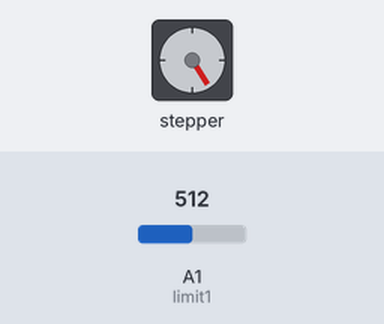
The sketch below on a simulated Arduino Uno, built with avr-gcc and run on an emulated ATmega328P. On the bench: stepper motor. Wiring (inferred from the names in the program): stepper motor driver (200 steps per turn assumed): step pin 3; direction pin 4; enable pin 5. Inputs (shaded band) come from the test bench; at power-on: A1 (limit1) = 512. What the sketch prints to the serial monitor is not drawn.

Above: at 0.45 s.
At 1.25 s:
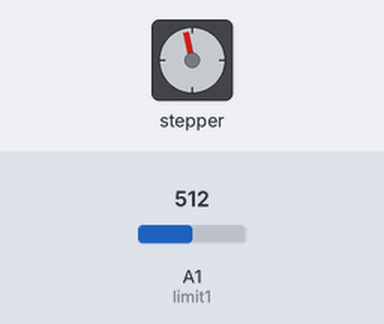
1.3 s: A1 (limit1) set to 524
Timing chart, 0 to 4.3 s (numbered marks = the images above; inputs shaded):
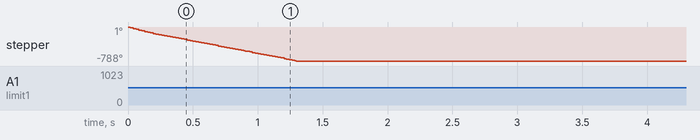

Measured:
- after the input at 1.3 s, stepper: stops changing and stays -788°
- by itself, stepper: keeps turning counter-clockwise at about 607°/s

The sketch:

motor_driver_test.ino
```cpp
int stepPin = 3;          //Define travel stepper motor step pin
int dirPin = 4;           //Define travel stepper motor direction pin
int enPin = 5;
int motSpeed = 1;
int limit1 = A1;
bool motorActivated = true;

void setup() {
  pinMode(stepPin, OUTPUT);                 //Define pins and set direction
  pinMode(dirPin, OUTPUT);
  digitalWrite(dirPin, LOW);
  pinMode(enPin, OUTPUT);
  digitalWrite(enPin, LOW);
  pinMode(limit1, INPUT);

  Serial.begin(9600);           //  setup serial
}

void loop() {
//  motSpeed = map(analogRead(A0),0,1023,50,1);           //Read in potentiometer value from A0, map to a delay between 1 and 50 milliseconds

  if (motorActivated) {
    digitalWrite(stepPin, HIGH);                          //Step the motor with the set delay
    delay(motSpeed);
    digitalWrite(stepPin, LOW);
    delay(motSpeed);
  }

  bool limit1Pressed = false;
  if (analogRead(limit1) > 512 ) {
    limit1Pressed = true;
  }
  Serial.println(limit1Pressed);

  if (limit1Pressed) {
    motorActivated = false;
  }

}
```
